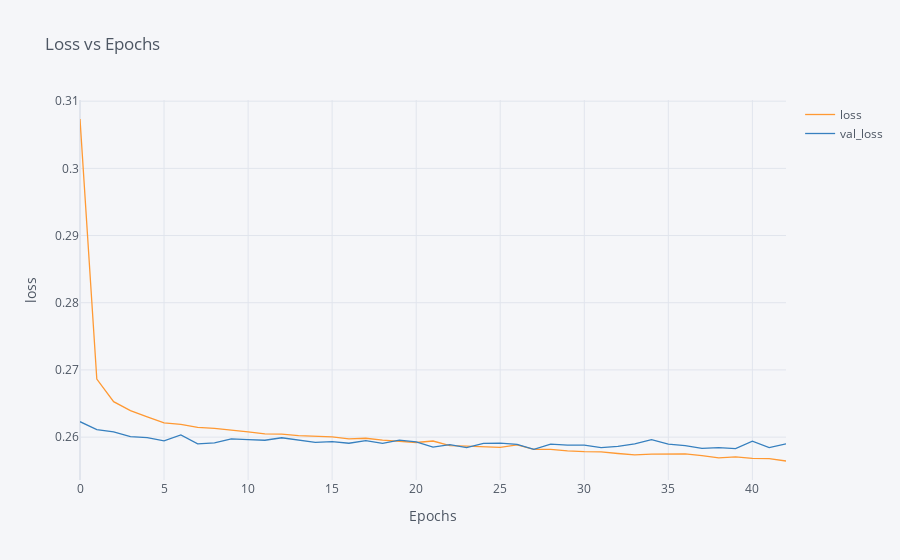

Notebook cell for this chart:
### Code cell
model_loss = pd.DataFrame(model.history.history)
model_loss.iplot(title="Loss vs Epochs",xTitle="Epochs",yTitle="loss")

### Figure 1 — Plotly figure (JSON) as saved in the notebook; plotly's stock layout.template omitted (floating-point values rounded to 4 significant figures)
{"data": [{"line": {"color": "rgba(255, 153, 51, 1.0)", "dash": "solid", "shape": "linear", "width": 1.3}, "mode": "lines", "name": "loss", "text": "", "type": "scatter", "x": [0, 1, 2, 3, 4, 5, 6, 7, 8, 9, 10, 11, 12, 13, 14, 15, 16, 17, 18, 19, 20, 21, 22, 23, 24, 25, 26, 27, 28, 29, 30, 31, 32, 33, 34, 35, 36, 37, 38, 39, 40, 41, 42], "y": [0.3073, 0.2686, 0.2653, 0.2639, 0.263, 0.2621, 0.2619, 0.2615, 0.2613, 0.2611, 0.2608, 0.2605, 0.2605, 0.2602, 0.2602, 0.26, 0.2597, 0.2598, 0.2595, 0.2594, 0.2592, 0.2594, 0.2587, 0.2586, 0.2586, 0.2585, 0.2588, 0.2582, 0.2582, 0.2579, 0.2578, 0.2578, 0.2576, 0.2574, 0.2575, 0.2575, 0.2575, 0.2572, 0.2569, 0.2571, 0.2568, 0.2568, 0.2564]}, {"line": {"color": "rgba(55, 128, 191, 1.0)", "dash": "solid", "shape": "linear", "width": 1.3}, "mode": "lines", "name": "val_loss", "text": "", "type": "scatter", "x": [0, 1, 2, 3, 4, 5, 6, 7, 8, 9, 10, 11, 12, 13, 14, 15, 16, 17, 18, 19, 20, 21, 22, 23, 24, 25, 26, 27, 28, 29, 30, 31, 32, 33, 34, 35, 36, 37, 38, 39, 40, 41, 42], "y": [0.2623, 0.2611, 0.2608, 0.2601, 0.2599, 0.2594, 0.2603, 0.259, 0.2591, 0.2597, 0.2596, 0.2595, 0.2599, 0.2595, 0.2592, 0.2593, 0.2591, 0.2595, 0.2591, 0.2596, 0.2593, 0.2585, 0.2589, 0.2584, 0.2591, 0.2591, 0.2589, 0.2582, 0.259, 0.2588, 0.2588, 0.2584, 0.2586, 0.259, 0.2596, 0.259, 0.2587, 0.2583, 0.2584, 0.2583, 0.2594, 0.2584, 0.259]}], "layout": {"legend": {"bgcolor": "#F5F6F9", "font": {"color": "#4D5663"}}, "paper_bgcolor": "#F5F6F9", "plot_bgcolor": "#F5F6F9", "title": {"font": {"color": "#4D5663"}, "text": "Loss vs Epochs"}, "xaxis": {"gridcolor": "#E1E5ED", "showgrid": true, "tickfont": {"color": "#4D5663"}, "title": {"font": {"color": "#4D5663"}, "text": "Epochs"}, "zerolinecolor": "#E1E5ED"}, "yaxis": {"gridcolor": "#E1E5ED", "showgrid": true, "tickfont": {"color": "#4D5663"}, "title": {"font": {"color": "#4D5663"}, "text": "loss"}, "zerolinecolor": "#E1E5ED"}}}
